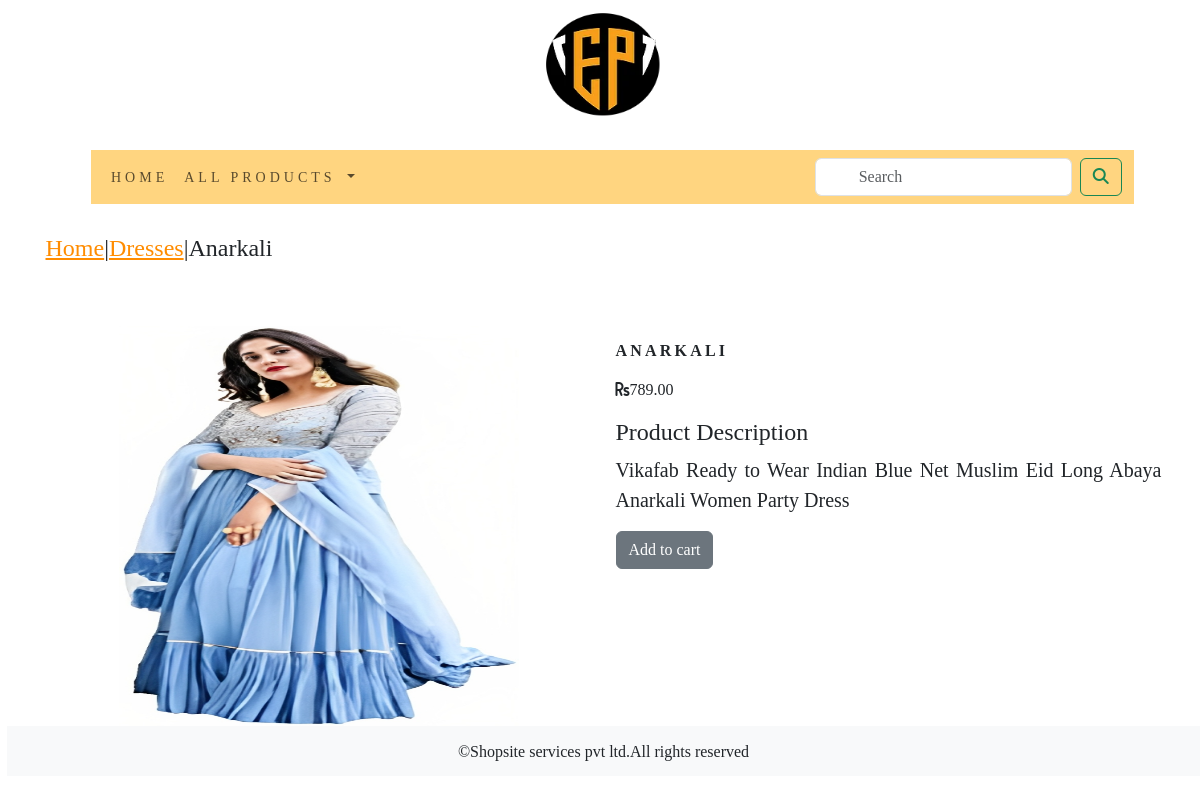
/shop/dresses/anarkali/, run on the app's committed database.
### shop/models.py (models this page shows, shortened)
class Product(models.Model):
    name=models.CharField(max_length=250,unique=True)
    slug=models.SlugField(max_length=250,unique=True)
    description=models.TextField(blank=True)
    price=models.DecimalField(max_digits=10,decimal_places=2)
    category=models.ForeignKey(Category,on_delete=models.CASCADE)
    image=models.ImageField(upload_to='product',blank=True)
    stock=models.IntegerField()
    available=models.BooleanField(default=True)
    created=models.DateTimeField(auto_now_add=True)
    updated=models.DateTimeField(auto_now=True)
    class Meta:
        ordering=('name',)
        verbose_name='product'
        verbose_name_plural='products'

class Category(models.Model):
    name=models.CharField(max_length=250,unique=True)
    slug=models.SlugField(max_length=250,unique=True)
    description=models.TextField(blank=True)
    image=models.ImageField(upload_to='category',blank=True)
    class Meta:
        ordering=('name',)
        verbose_name='category'
        verbose_name_plural='categories'
    def get_url(self):
        return reverse(
            'shop:products_by_category',
            args=[self.slug]
        )
    def __str__(self):
        return '{}'.format(self.name)

### shop/views.py (the view)
# urls.py: path('<slug:c_slug>/<slug:product_slug>/',views.proDetail,name='ProCatDetail'),
def proDetail(request, c_slug, product_slug):
    try:
        product=Product.objects.get(category__slug=c_slug,slug=product_slug)
    except Exception as e:
        raise e
    return render(request,'product.html', {'product': product})

### cart/context_processors.py (called while the page is built)
def counter(request):
    item_count = 0
    if 'admin' in request.path:
        return {}
    else:
        try:
            cart=Cart.objects.filter(cart_id=_cart_id(request))
            cart_items=CartItem.objects.all().filter(cart=cart[:1])
            for cart_item in cart_items:
                item_count += cart_item.quantity
        except Cart.DoesNotExist:
            item_count = 0
    return dict(item_count=item_count)

### cart/views.py (called while the page is built)
def _cart_id(request):
    cart=request.session.session_key
    if not cart:
        cart=request.session.create()
    return cart

### shop/context_processors.py (called while the page is built)
def menu_links(request):
    links=Category.objects.all()
    return dict(links=links)

### templates/product.html (shortened to what this page needs)
{% extends 'base.html' %}
{% load static %}
{% block content %}
<div class="container">
<div class="my-prod-row-class">
  <div class="mx-auto">
    <p style="font-size:24px;padding-top:11px"><a class="anchor" href="{% url 'shop:allProdCat' %}">Home</a>|<a class="anchor" href="{{product.category.get_url}}" >{{product.category}}</a>|<a >{{product.name}}</a></p>
  </div>
</div>
<br>
<div class="row">
  <div class="col-md-12 col-sm-12 col-md-12 col-lg-6 text-center">
    <div style="min-width:18rem;">
      <img src="{{product.image.url}}" alt="{{product.name}}" height="400" width="400">
    </div>
  </div>
    <div class="col 12 col-sm-12 col-md-12 col-lg-6">
      <h1 class="prod_title"><b>{{product.name}}</b></h1>
      <p><i class="fas fa-rupee-sign"></i>{{product.price}}</p>
      <h4 class="prod_title_desc">Product Description</h4>
      <p class="text-justify prod-text">{{product.description}}</p>
      {% if product.stock <= 0 %}
      <p class="text-justify prod-text"><b>Out of Stock</b></p>
      {% else %}
      <a href="{% url 'cart:add_cart' product.id %}" class="btn btn-secondary">Add to cart</a>
      {% endif %}
    </div>
  </div>
</div>
  </div>
{% endblock %}

### static/css/style.css (style rules this page uses)
body { padding-left:7px; }
body { font-family: Roboto Mono; }
.anchor { color: #FF8C00; }
.my-prod-row-class { padding-top:15px; padding-bottom:20px; }
.prod_title { font-size:16px; text-transform:uppercase; letter-spacing:.2em; padding-top:15px; padding-bottom:10px; }
.prod-text { font-size:20px; text-align : justify; }

### data on the page
Product: category "Dresses", name "Anarkali", image (picture), name "ANARKALI", price "789.00", description "Vikafab Ready to Wear Indian Blue Net Muslim Eid Long Abaya Anarkali Women Party Dress"
